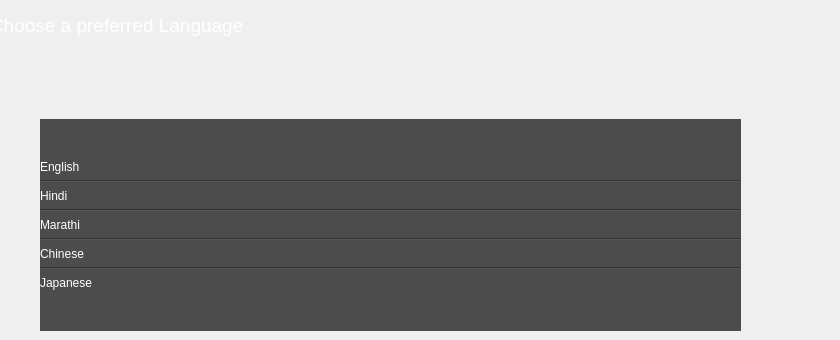
         <widget class="QWidget" name="Languages">
          <widget class="QWidget" name="widget" native="true">
           <property name="geometry">
            <rect>
             <x>-10</x>
             <y>0</y>
             <width>831</width>
             <height>50</height>
            </rect>
           </property>
           <layout class="QVBoxLayout" name="verticalLayout_3">
            <item>
             <widget class="QLabel" name="label">
              <property name="font">
               <font>
                <family>MS Shell Dlg 2</family>
                <pointsize>14</pointsize>
                <weight>9</weight>
                <italic>false</italic>
                <bold>false</bold>
               </font>
              </property>
              <property name="styleSheet">
               <string notr="true">QLabel{
	font: 75 14pt &quot;MS Shell Dlg 2&quot;;
color: rgb(255, 255, 255);
}
</string>
              </property>
              <property name="text">
               <string>Choose a preferred Language</string>
              </property>
             </widget>
            </item>
           </layout>
          </widget>
          <widget class="QWidget" name="Languages_opt" native="true">
           <property name="geometry">
            <rect>
             <x>40</x>
             <y>119</y>
             <width>701</width>
             <height>212</height>
            </rect>
           </property>
           <property name="styleSheet">
            <string notr="true">QWidget{

background-color: rgb(76, 76, 76);
}</string>
           </property>
           <layout class="QGridLayout" name="gridLayout_4">
            <item row="0" column="0">
             <layout class="QVBoxLayout" name="verticalLayout_2">
              <item>
               <widget class="QPushButton" name="English">
                <property name="styleSheet">
                 <string notr="true">QPushButton{
border:none;
	color: rgb(255, 255, 255);
	font: 12pt &quot;MS Shell Dlg 2&quot;;
	text-align: left;
}</string>
                </property>
                <property name="text">
                 <string>English</string>
                </property>
               </widget>
              </item>
              <item>
               <widget class="Line" name="line">
                <property name="orientation">
                 <enum>Qt::Horizontal</enum>
                </property>
               </widget>
              </item>
              <item>
               <widget class="QPushButton" name="Hindi">
                <property name="styleSheet">
                 <string notr="true">QPushButton{
border:none;
	color: rgb(255, 255, 255);
	font: 12pt &quot;MS Shell Dlg 2&quot;;
text-align: left;
}</string>
                </property>
                <property name="text">
                 <string>Hindi</string>
                </property>
               </widget>
              </item>
              <item>
               <widget class="Line" name="line_3">
                <property name="orientation">
                 <enum>Qt::Horizontal</enum>
                </property>
               </widget>
              </item>
              <item>
               <widget class="QPushButton" name="Marathi">
                <property name="styleSheet">
                 <string notr="true">QPushButton{
border:none;
	color: rgb(255, 255, 255);
	font: 12pt &quot;MS Shell Dlg 2&quot;;
text-align: left;
}</string>
                </property>
                <property name="text">
                 <string>Marathi</string>
                </property>
               </widget>
              </item>
              <item>
               <widget class="Line" name="line_4">
                <property name="orientation">
                 <enum>Qt::Horizontal</enum>
                </property>
               </widget>
              </item>
              <item>
               <widget class="QPushButton" name="Chinese">
                <property name="styleSheet">
                 <string notr="true">QPushButton{
border:none;
	color: rgb(255, 255, 255);
	font: 12pt &quot;MS Shell Dlg 2&quot;;
	text-align:left;
}</string>
                </property>
                <property name="text">
                 <string>Chinese</string>
                </property>
               </widget>
              </item>
              <item>
               <widget class="Line" name="line_5">
                <property name="orientation">
                 <enum>Qt::Horizontal</enum>
                </property>
               </widget>
              </item>
              <item>
               <widget class="QPushButton" name="Japanese">
                <property name="styleSheet">
                 <string notr="true">QPushButton{
border:none;
	color: rgb(255, 255, 255);
	font: 12pt &quot;MS Shell Dlg 2&quot;;
	text-align: left;
}</string>
                </property>
                <property name="text">
                 <string>Japanese</string>
                </property>
               </widget>
              </item>
             </layout>
            </item>
           </layout>
          </widget>
         </widget>
